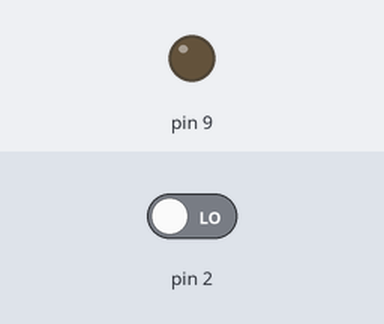
Simulated run of this sketch. Board: Arduino Uno, built with avr-gcc and run on an emulated ATmega328P. Shown: output pins drawn as LEDs (lit = HIGH). Dashed ring = blinking. The inputs (shaded band) are chosen by the test bench; at power-on: pin 2 LOW.

Above: at 1.2 s.
1.3 s: pin 2 driven HIGH
At 1.55 s:
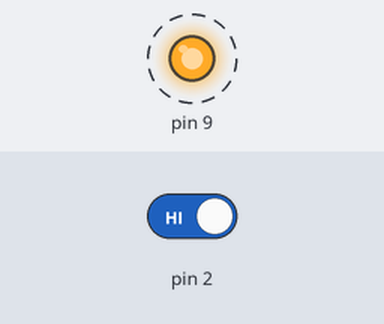
4.3 s: pin 2 driven LOW
At 4.3 s:
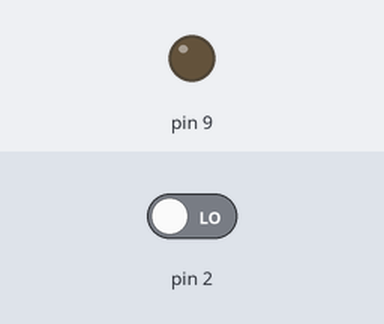
Timing chart, 0 to 7.3 s (numbered marks = the images above; inputs shaded):
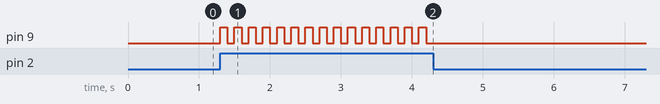

Measured:
- after the input at 1.3 s, pin 9: alternates HIGH for 0.10 s and LOW for 0.10 s, starting at once
- after the input at 4.3 s, pin 9: stops changing and stays LOW

The sketch:

Blinking_LED.ino
```cpp
// C++ code
//
void setup()
{
  pinMode(2, INPUT);
  pinMode(9, OUTPUT);
}

void loop()
{
  if (digitalRead(2) == 1)
  {
    digitalWrite(9, HIGH);
    delay(100);
    digitalWrite(9, LOW);
    delay(100);
  }
}
```
